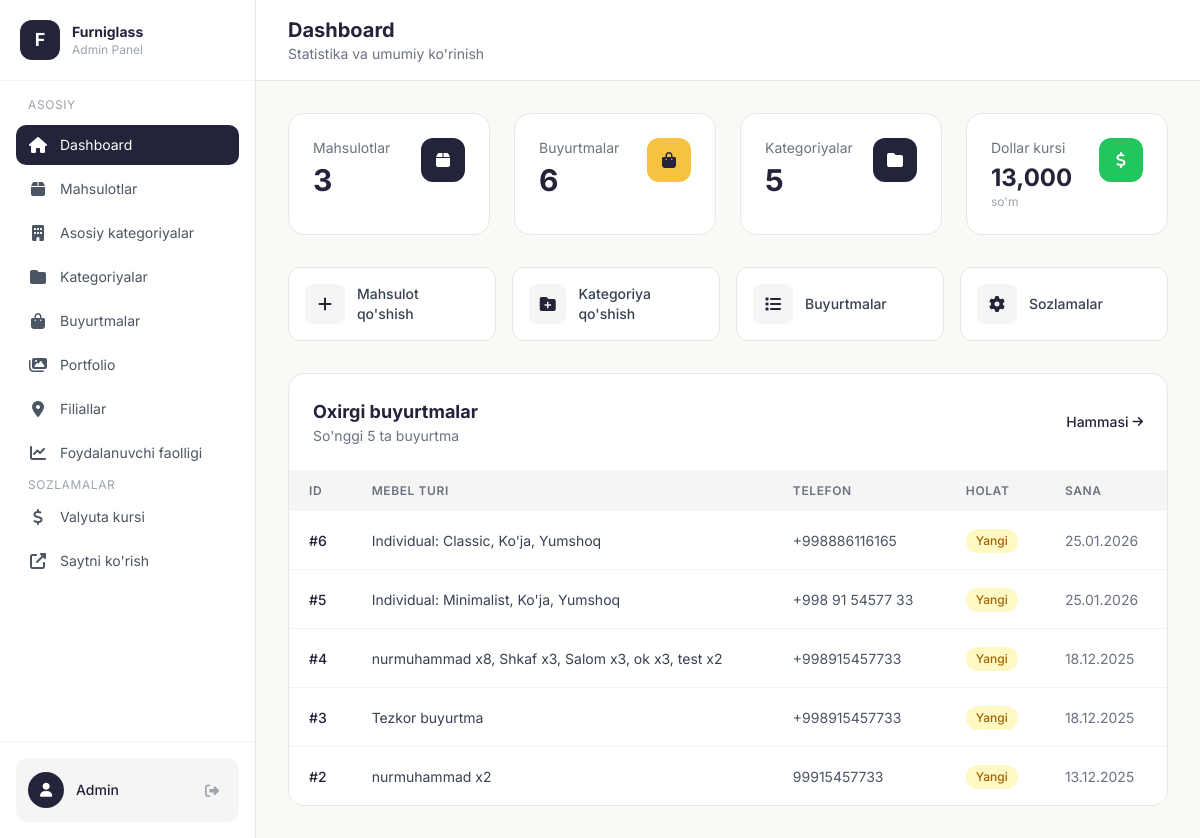
Page /admin (signed in) on the earlier database version.
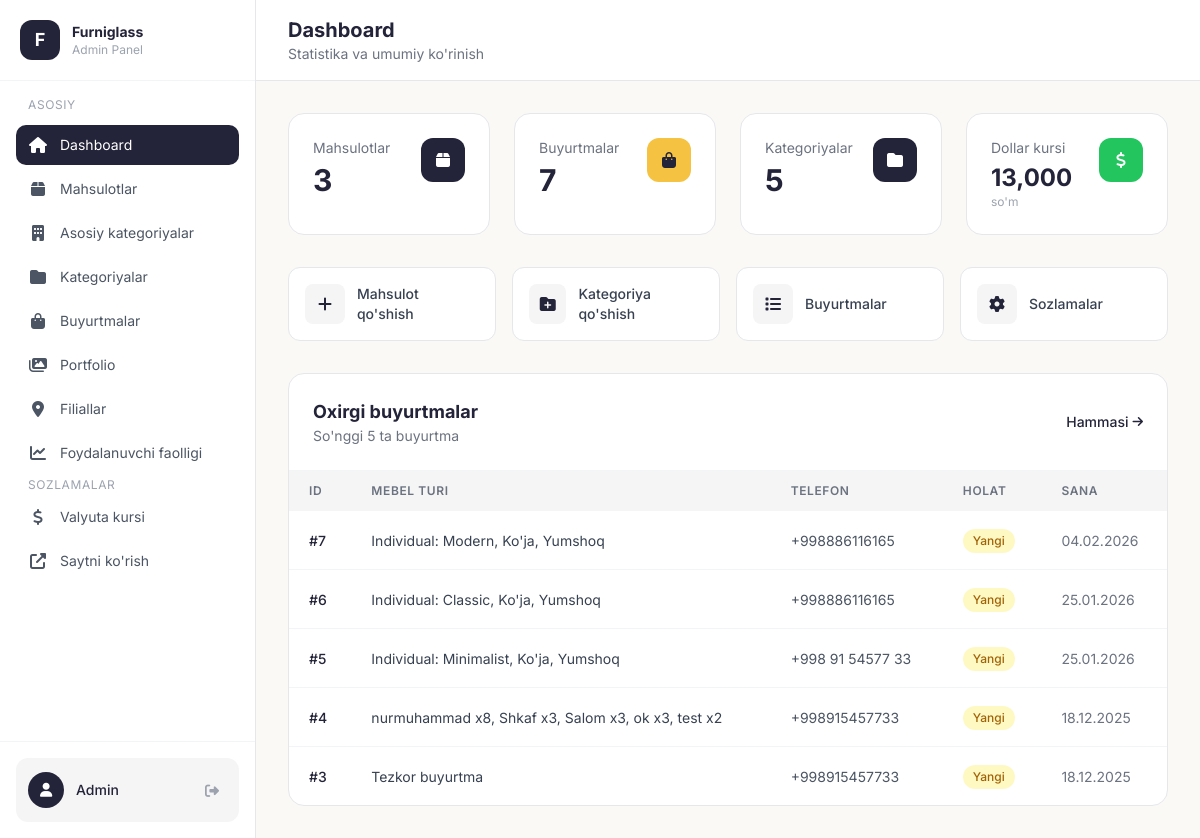
Same page on the later database version.
### models.py (models this page shows)
class Order(db.Model):
    id = db.Column(db.Integer, primary_key=True)
    furniture_type = db.Column(db.String(200), nullable=False)
    size = db.Column(db.String(100))
    color = db.Column(db.String(50))
    material = db.Column(db.String(100))
    design_image = db.Column(db.String(200))
    phone = db.Column(db.String(20), nullable=False)
    name = db.Column(db.String(100))
    address = db.Column(db.Text)
    status = db.Column(db.String(50), default='Yangi')
    created_at = db.Column(db.DateTime, default=datetime.utcnow)

### app.py (the view)
@app.route('/admin')
@login_required
def admin_dashboard():
    stats = {
        'products': Product.query.count(),
        'orders': Order.query.count(),
        'categories': Category.query.count(),
        'portfolios': Portfolio.query.count()
    }
    recent_orders = Order.query.order_by(Order.created_at.desc()).limit(5).all()
    rate = get_exchange_rate()
    return render_template('admin/dashboard.html', stats=stats, recent_orders=recent_orders, usd_rate=rate)

### app.py (called while the page is built, shortened)
@login_manager.user_loader
def load_user(user_id):
    return Admin.query.get(int(user_id))

def get_exchange_rate() -> float:
    rate = ExchangeRate.query.first()
    if not rate:
        rate = ExchangeRate(value=12000.0)
        db.session.add(rate)
        db.session.commit()
    return rate.value

@app.before_request
def track_user_activity():
    if request.path.startswith('/admin') or request.path.startswith('/static') or request.path.startswith('/uploads'):
        return

def get_cart():
    if 'cart' not in session:
        session['cart'] = []
    return session['cart']

def get_cart_count():
    cart = get_cart()
    return sum(item['quantity'] for item in cart)

@app.context_processor
def cart_context():
    return {'cart_count': get_cart_count()}

@app.context_processor
def currency_context():
    try:
        rate = get_exchange_rate()
    except Exception:
        rate = 12000.0
    return {'usd_rate': rate}

def get_locale():
    return session.get('lang', DEFAULT_LANGUAGE)

### templates/admin/dashboard.html (shortened to what the changed rows need)
{% extends "admin/base.html" %}
{% block page_title %}Dashboard{% endblock %}
{% block content %}
<div class="grid grid-cols-2 lg:grid-cols-4 gap-4 lg:gap-6 mb-8">
    <div class="bg-white rounded-2xl p-5 lg:p-6 border border-gray-200">
        <div class="flex items-start justify-between">
            <div>
                <p class="text-gray-500 text-sm mb-1">Buyurtmalar</p>
                <p class="text-2xl lg:text-3xl font-bold text-[#232339]">{{ stats.orders }}</p>
            </div>
        </div>
    </div>
</div>
<div class="bg-white rounded-2xl border border-gray-200 overflow-hidden">
    <div class="p-5 lg:p-6 border-b border-gray-100">
        <div class="flex items-center justify-between">
            <div>
                <h2 class="text-lg font-bold text-[#232339]">Oxirgi buyurtmalar</h2>
            </div>
        </div>
    </div>
    {% if recent_orders %}
    <div class="overflow-x-auto">
        <table class="w-full">
            <thead class="bg-[#F5F5F5]">
                <tr>
                    <th class="text-left py-3 px-5 text-xs font-semibold text-gray-500 uppercase tracking-wider">ID</th>
                    <th class="text-left py-3 px-5 text-xs font-semibold text-gray-500 uppercase tracking-wider">Mebel turi</th>
                    <th class="text-left py-3 px-5 text-xs font-semibold text-gray-500 uppercase tracking-wider hidden sm:table-cell">Telefon</th>
                    <th class="text-left py-3 px-5 text-xs font-semibold text-gray-500 uppercase tracking-wider">Holat</th>
                    <th class="text-left py-3 px-5 text-xs font-semibold text-gray-500 uppercase tracking-wider hidden md:table-cell">Sana</th>
                </tr>
            </thead>
            <tbody class="divide-y divide-gray-100">
                {% for order in recent_orders %}
                <tr class="hover:bg-gray-50 transition">
                    <td class="py-4 px-5">
                        <span class="text-sm font-medium text-[#232339]">#{{ order.id }}</span>
                    </td>
                    <td class="py-4 px-5">
                        <span class="text-sm text-gray-700">{{ order.furniture_type }}</span>
                    </td>
                    <td class="py-4 px-5 hidden sm:table-cell">
                        <span class="text-sm text-gray-600">{{ order.phone }}</span>
                    </td>
                    <td class="py-4 px-5">
                        <span class="inline-flex items-center px-2.5 py-1 rounded-full text-xs font-medium
                            {% if order.status == 'Yangi' %}bg-yellow-100 text-yellow-700
                            {% elif order.status == 'Jarayonda' %}bg-blue-100 text-blue-700
                            {% elif order.status == 'Tayyor' %}bg-green-100 text-green-700
                            {% else %}bg-gray-100 text-gray-700{% endif %}">
                            {{ order.status }}
                        </span>
                    </td>
                    <td class="py-4 px-5 hidden md:table-cell">
                        <span class="text-sm text-gray-500">{{ order.created_at.strftime('%d.%m.%Y') }}</span>
                    </td>
                </tr>
                {% endfor %}
            </tbody>
        </table>
    </div>
    {% endif %}
</div>
{% endblock %}

Differences in the rows shown:
no longer on this page (row unchanged): Order: id "2", furniture_type "nurmuhammad x2", phone "99915457733", status "Yangi", created_at "13.12.2025"
added Order: id "7", furniture_type "Individual: Modern, Ko'ja, Yumshoq", phone "+998886116165", status "Yangi", created_at "04.02.2026"
Other differences:
{{ stats.orders }}: "6" → "7"
